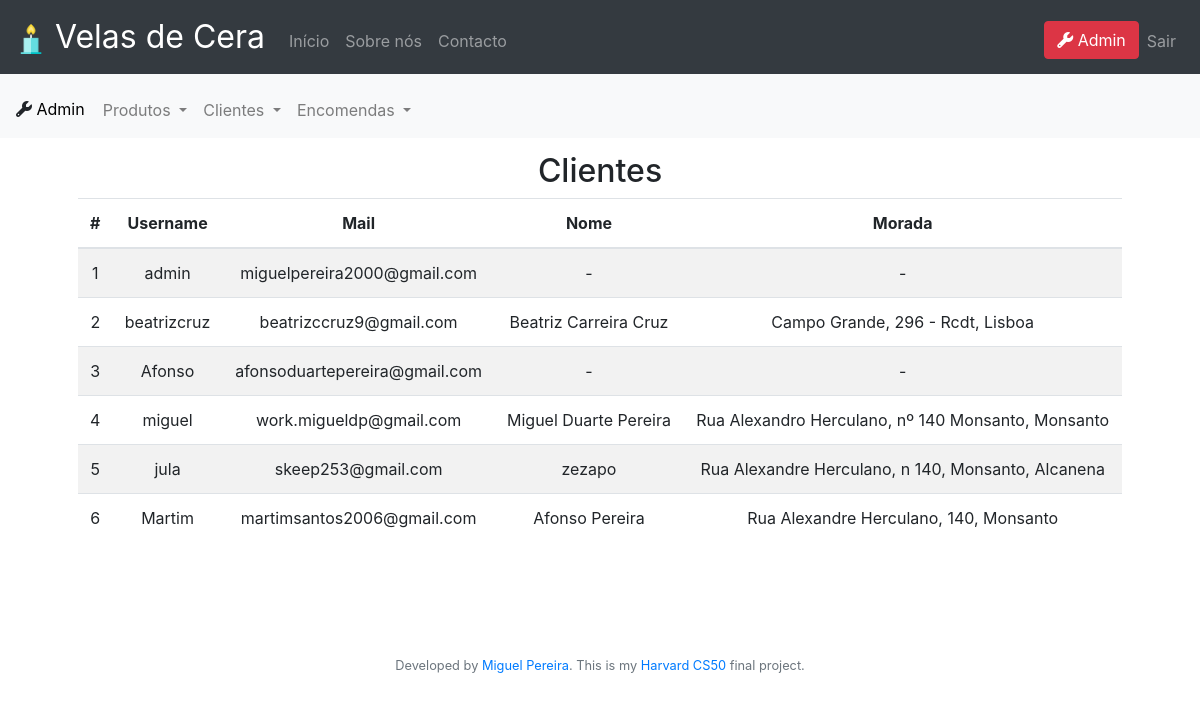
Screenshot of /admin/clientes (signed in) with the database file from the repository.
### tables this page shows
CREATE TABLE users (id integer not null primary key autoincrement, username text not null, hash text not null, mail text not null unique, tipo text not null);

CREATE TABLE morada (user_id integer unique not null, zip text not null, city text not null, street text not null, nome text);

### app.py (the view)
@app.route("/admin/clientes", methods=["GET", "POST"])
@admin_login_required
def adminClientes():
    users = db.execute("select id, username, mail, zip, city, street, nome from users left join morada on user_id=id")
    return render_template("adminClientes.html", users=users)

### app.py (called while the page is built)
@app.after_request
def after_request(response):
    response.headers["Cache-Control"] = "no-cache, no-store, must-revalidate"
    response.headers["Expires"] = 0
    response.headers["Pragma"] = "no-cache"
    return response

def admin_login_required(f):
    @wraps(f)
    def decorated_function(*args, **kwargs):
        if session.get("user_id") is None:
            return redirect("/login")
        else:
            rows = db.execute("select * from users where id = :id", id=session.get("user_id"))
            if len(rows) != 1 or rows[0]["tipo"] != "admin":
                return apology("Não és admin", 400)
        return f(*args, **kwargs)
    return decorated_function

### templates/adminClientes.html (shortened to what this page needs)
{% extends "admin.html" %}
{% block mainAdmin %}
<table class="table table-striped">
    <thead>
        <h2>
            Clientes
        </h2>
        <tr>
            <th>#</th>
            <th>Username</th>
            <th>Mail</th>
            <th>Nome</th>
            <th>Morada</th>
        </tr>
    </thead>
    <tbody>
    {% for cliente in users %}
        <tr>
            <td>{{ cliente.id }}</td>
            <td>{{ cliente.username }}</td>
            <td>{{ cliente.mail }}</td>
            <td>
                {% if cliente.nome == None %}
                    -
                {% else %}
                    {{ cliente.nome}}
                {% endif %}
            </td>
            <td>
                {% if cliente.street == None %}
                -
                {% else %}
                {{cliente.street}}, {{cliente.zipcode}} {{cliente.city}}
                {% endif %}
            </td>
        </tr>
    {% endfor %}
    </tbody>
</table>
{% endblock %}

### rows the page displays
users: id "1", username "admin", mail "miguelpereira2000@gmail.com"
morada: id "2", username "beatrizcruz", mail "beatrizccruz9@gmail.com", nome "Beatriz Carreira Cruz", street "Campo Grande, 296 - Rcdt", city "Lisboa"
users: id "3", username "Afonso", mail "afonsoduartepereira@gmail.com"
morada: id "4", username "miguel", mail "work.migueldp@gmail.com", nome "Miguel Duarte Pereira", street "Rua Alexandro Herculano, nº 140 Monsanto", city "Monsanto"
morada: id "5", username "jula", mail "skeep253@gmail.com", nome "zezapo", street "Rua Alexandre Herculano, n 140", city "Monsanto, Alcanena"
morada: id "6", username "Martim", mail "martimsantos2006@gmail.com", nome "Afonso Pereira", street "Rua Alexandre Herculano, 140", city "Monsanto"
